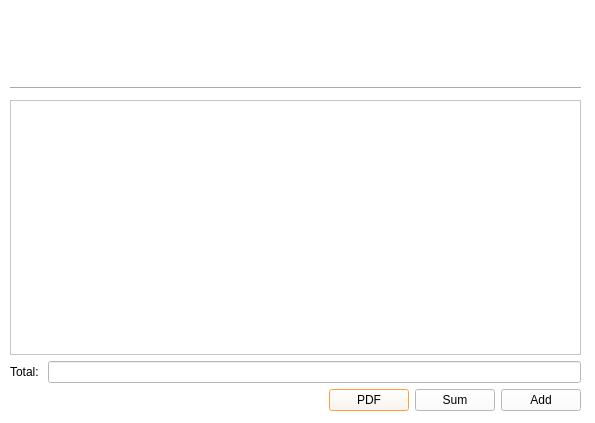
<?xml version="1.0" encoding="UTF-8"?>
<ui version="4.0">
 <class>NoCategory</class>
 <widget class="QDialog" name="NoCategory">
  <property name="geometry">
   <rect>
    <x>0</x>
    <y>0</y>
    <width>595</width>
    <height>423</height>
   </rect>
  </property>
  <property name="windowTitle">
   <string>Dialog</string>
  </property>
  <property name="styleSheet">
   <string notr="true">background-color: rgb(255, 255, 255);
selection-background-color: rgb(245, 121, 0);</string>
  </property>
  <widget class="QWidget" name="widget" native="true">
   <property name="geometry">
    <rect>
     <x>230</x>
     <y>0</y>
     <width>120</width>
     <height>80</height>
    </rect>
   </property>
   <property name="styleSheet">
    <string notr="true">image: url(:/images/icons-folder-80.png);</string>
   </property>
  </widget>
  <widget class="Line" name="line">
   <property name="geometry">
    <rect>
     <x>10</x>
     <y>80</y>
     <width>571</width>
     <height>16</height>
    </rect>
   </property>
   <property name="orientation">
    <enum>Qt::Horizontal</enum>
   </property>
  </widget>
  <widget class="QWidget" name="">
   <property name="geometry">
    <rect>
     <x>10</x>
     <y>100</y>
     <width>571</width>
     <height>311</height>
    </rect>
   </property>
   <layout class="QVBoxLayout" name="verticalLayout">
    <item>
     <widget class="QTableWidget" name="tableWidget"/>
    </item>
    <item>
     <layout class="QHBoxLayout" name="horizontalLayout">
      <item>
       <widget class="QLabel" name="label">
        <property name="text">
         <string>Total: </string>
        </property>
       </widget>
      </item>
      <item>
       <widget class="QLineEdit" name="lineEdit"/>
      </item>
     </layout>
    </item>
    <item>
     <layout class="QHBoxLayout" name="horizontalLayout_2">
      <item>
       <spacer name="horizontalSpacer">
        <property name="orientation">
         <enum>Qt::Horizontal</enum>
        </property>
        <property name="sizeHint" stdset="0">
         <size>
          <width>208</width>
          <height>20</height>
         </size>
        </property>
       </spacer>
      </item>
      <item>
       <widget class="QPushButton" name="pushButton">
        <property name="text">
         <string>PDF</string>
        </property>
       </widget>
      </item>
      <item>
       <widget class="QPushButton" name="pushButton_2">
        <property name="text">
         <string>Sum</string>
        </property>
       </widget>
      </item>
      <item>
       <widget class="QPushButton" name="pushButton_3">
        <property name="text">
         <string>Add</string>
        </property>
       </widget>
      </item>
     </layout>
    </item>
   </layout>
  </widget>
 </widget>
 <resources/>
 <connections/>
</ui>
